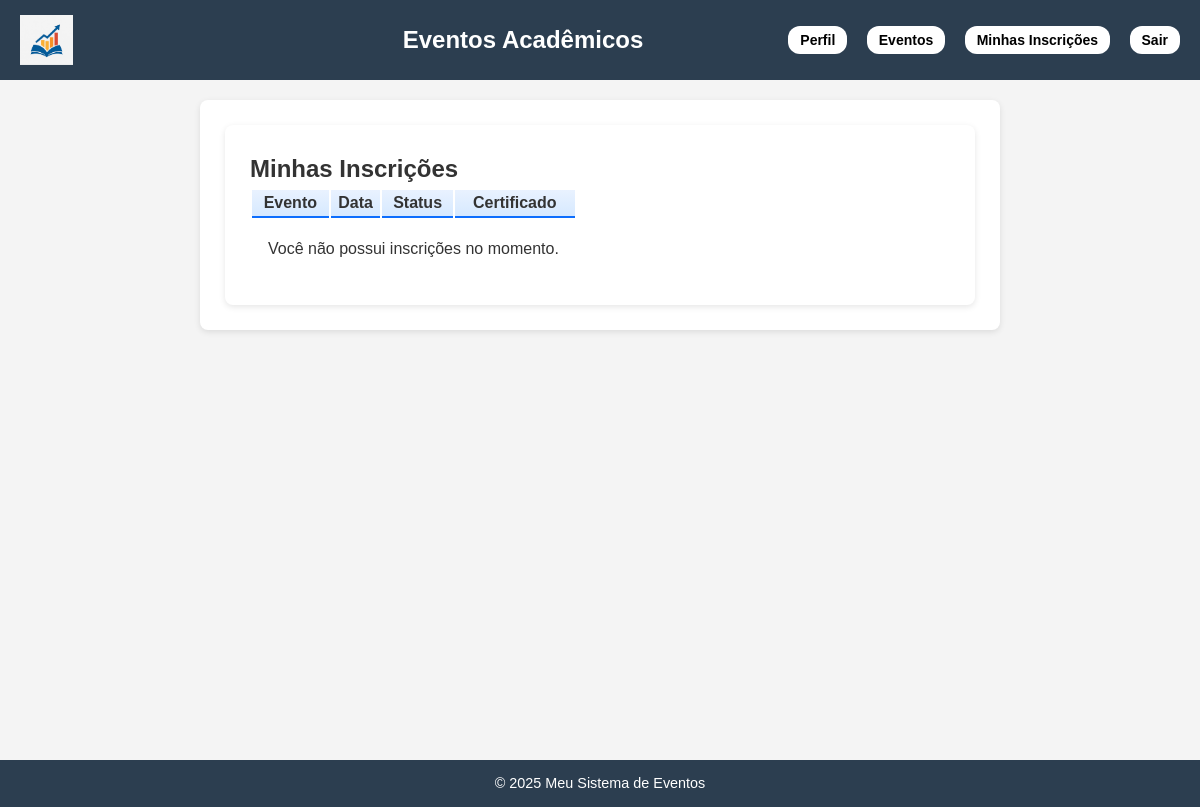
The page /api/inscricoes/ (signed in) on the database as committed earlier.
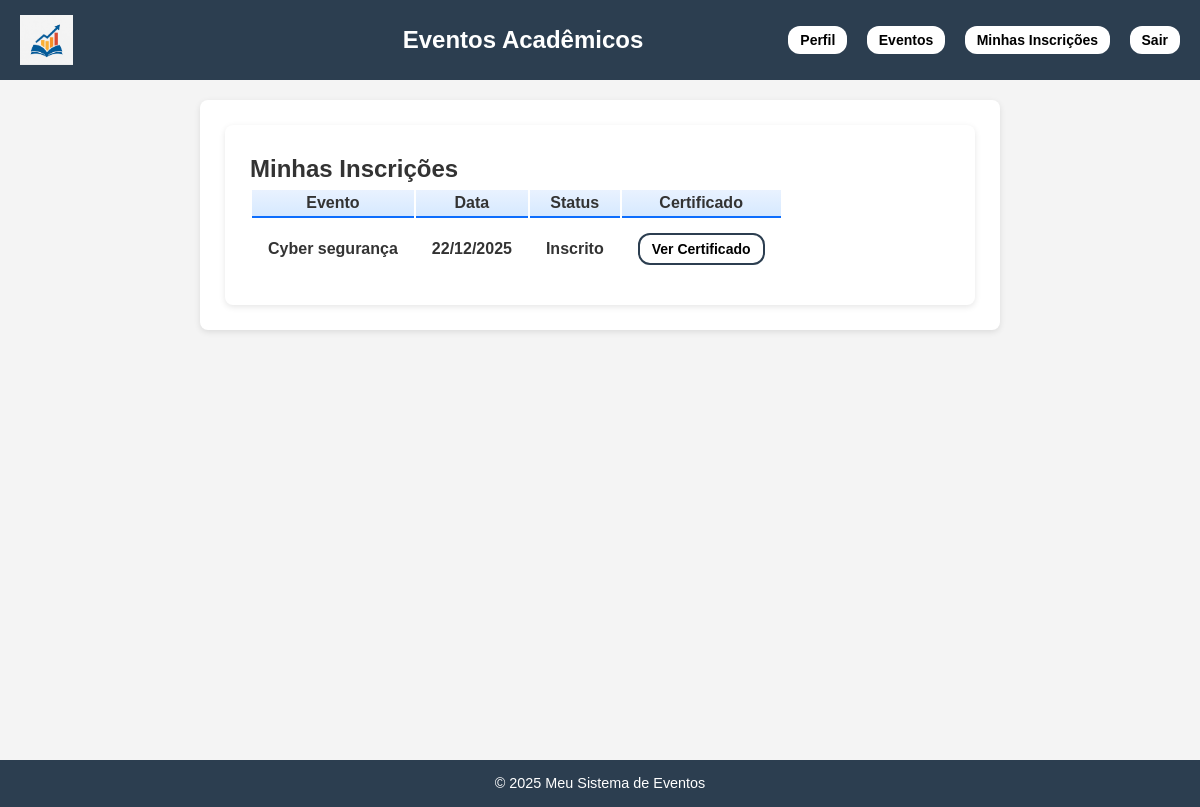
The same page on the database as committed later.
### eventos/models.py (models this page shows, shortened)
class Inscricao(models.Model):
    STATUS = [
        ('inscrito', 'Inscrito'),
        ('cancelado', 'Cancelado'),
        ('presente', 'Presente'),
    ]
    usuario = models.ForeignKey(
        User,
        on_delete=models.CASCADE,
        related_name="inscricoes"
    )
    evento = models.ForeignKey(
        Evento,
        on_delete=models.CASCADE,
        related_name="inscricoes"
    )
    status = models.CharField(
        max_length=20,
        choices=STATUS,
        default='inscrito'
    )
    data_inscricao = models.DateTimeField(auto_now_add=True)
    class Meta:
        unique_together = ('usuario', 'evento')  # Impede inscrição duplicada
        verbose_name = "Inscrição"
        verbose_name_plural = "Inscrições"

class Evento(models.Model):
    TIPOS = [
        ('seminario', 'Seminário'),
        ('palestra', 'Palestra'),
        ('workshop', 'Workshop'),
        ('curso', 'Curso'),
    ]
    nome = models.CharField(max_length=200)
    tipo = models.CharField(max_length=20, choices=TIPOS)
    descricao = models.TextField()
    data_inicio = models.DateField()
    data_fim = models.DateField()
    horario_inicio = models.TimeField()
    horario_fim = models.TimeField()
    local = models.CharField(max_length=255)
    quantidade_participantes = models.PositiveIntegerField(null=True, blank=True)
    organizador = models.ForeignKey(
        User,
        on_delete=models.CASCADE,
        related_name="eventos_organizados"
    )
    professor = models.ForeignKey(User, on_delete=models.SET_NULL, null=True, blank=True)
    banner = models.ImageField(upload_to='banners/', blank=True, null=True)

### eventos/views.py (the view)
# urls.py: path('inscricoes/', InscricaoListView.as_view(), name='minhas-inscricoes'),
class InscricaoListView(ListView):
    model = Inscricao
    template_name = "inscricao_list.html"
    context_object_name = "inscricoes"
    def get_queryset(self):
        return Inscricao.objects.filter(usuario=self.request.user)

### eventos/context_processors.py (called while the page is built)
def perfil_context(request):
    if request.user.is_authenticated:
        return {'perfil': getattr(request.user, 'perfil', None)}
    return {}

### eventos/templates/inscricao_list.html (shortened to what this page needs)
{% extends 'base.html' %}
{% block content %}
<div class="container mt-5 d-flex justify-content-center">
    <div class="card shadow-lg p-4 w-100" style="max-width: 950px;">
        <h2 class="mb-4 text-center fw-bold text-primary">Minhas Inscrições</h2>
        <div class="table-responsive">
            <table class="table table-hover align-middle text-center shadow-sm">
                <thead class="table-primary text-dark">
                    <tr>
                        <th class="py-3 px-4"><strong>Evento</strong></th>
                        <th class="py-3 px-4"><strong>Data</strong></th>
                        <th class="py-3 px-4"><strong>Status</strong></th>
                        <th class="py-3 px-4"><strong>Certificado</strong></th>
                    </tr>
                </thead>
                <tbody>
                    {% for inscricao in inscricoes %}
                    <tr>
                        <td class="fw-semibold text-start ps-4"><strong>{{ inscricao.evento.nome }}</strong></td>
                        <td><strong>{{ inscricao.evento.data_inicio|date:"d/m/Y" }}</strong></td>
                        <td>
                            <span class="badge px-3 py-2 fs-6
                                {% if inscricao.status == 'inscrito' %} bg-success
                                {% elif inscricao.status == 'cancelado' %} bg-danger
                                {% elif inscricao.status == 'presente' %} bg-info
                                {% else %} bg-secondary
                                {% endif %}">
                                <strong>{{ inscricao.get_status_display }}</strong>
                            </span>
                        </td>
                        <td>
                            <a href="{% url 'certificado' inscricao.id %}"
                               class="buttonInscricao">
                                Ver Certificado
                            </a>
                        </td>
                    </tr>
                    {% empty %}
                    <tr>
                        <td colspan="4" class="text-muted py-4">
                            Você não possui inscrições no momento.
                        </td>
                    </tr>
                    {% endfor %}
                </tbody>
            </table>
        </div>
    </div>
</div>
{% endblock %}

Rows that differ between the two databases and show on the page:
added Inscricao: evento.nome "Cyber segurança", evento.data_inicio "22/12/2025", status "Inscrito"
Other text that changed with them:
text no longer shown: "Você não possui inscrições no momento."
